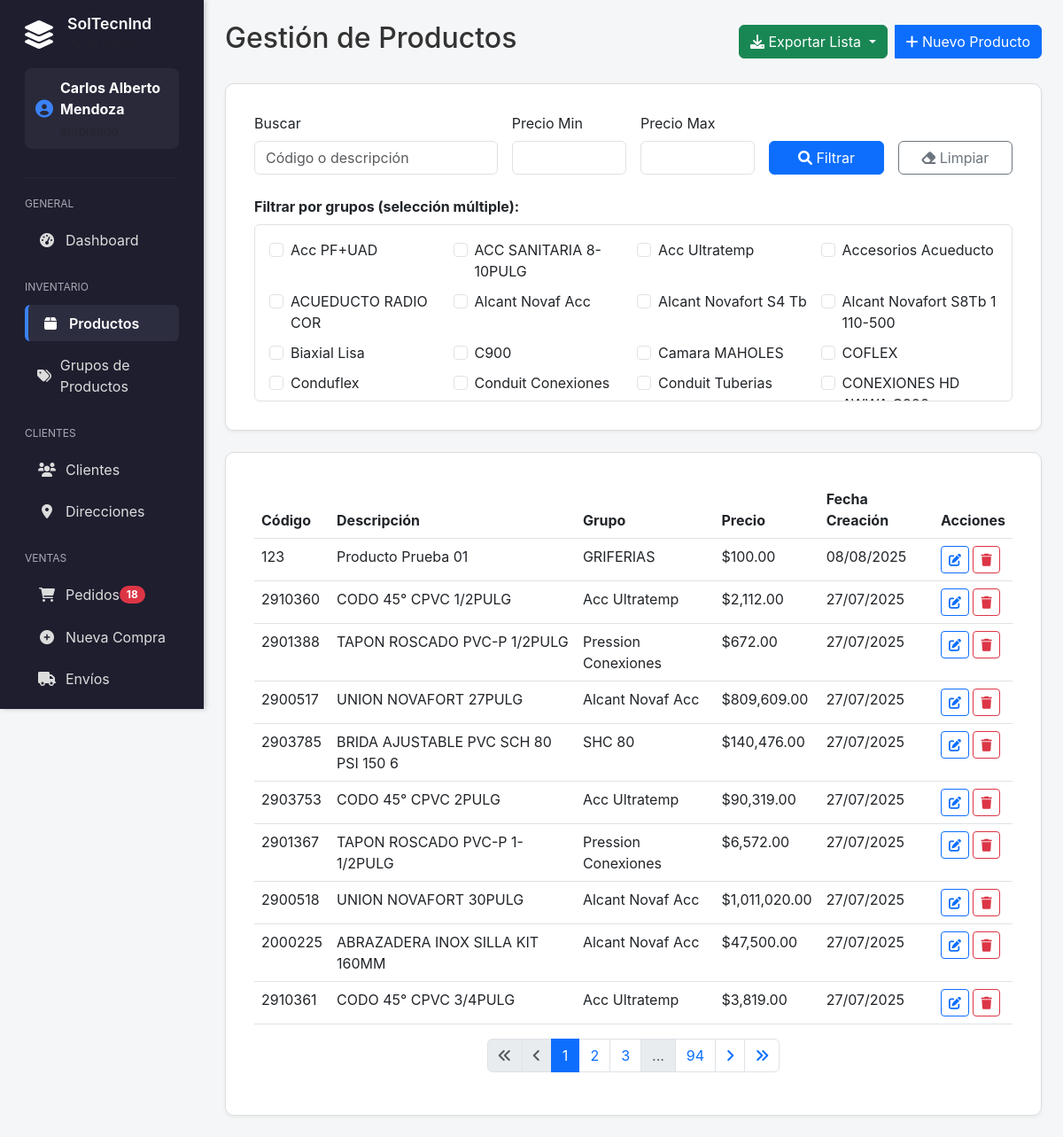
Screenshot of /admin/productos.php (signed in) with the database file from the repository.
### tables this page shows
CREATE TABLE `grupos_productos` (
  `id` int(11) NOT NULL,
  `nombre` varchar(255) NOT NULL,
  `descripcion` text DEFAULT NULL,
  `activo` tinyint(1) DEFAULT 1,
  `created_at` timestamp NOT NULL DEFAULT current_timestamp(),
  `updated_at` timestamp NOT NULL DEFAULT current_timestamp() ON UPDATE current_timestamp()
);

CREATE TABLE `productos` (
  `id` int(11) NOT NULL,
  `codigo` varchar(50) NOT NULL,
  `descripcion` text NOT NULL,
  `precio` decimal(12,2) NOT NULL,
  `grupo_id` int(11) NOT NULL,
  `created_at` timestamp NOT NULL DEFAULT current_timestamp(),
  `updated_at` timestamp NOT NULL DEFAULT current_timestamp() ON UPDATE current_timestamp(),
  `unidad_medida` varchar(20) NOT NULL DEFAULT 'und' COMMENT 'Unidad de medida del producto (und, mt, kg, etc.)',
  `unidad_empaque` int(11) NOT NULL DEFAULT 1 COMMENT 'Cantidad de unidades por empaque'
);

### admin/productos.php (the view, shortened to what this page needs)
<?php
require_once '../includes/LayoutManager.php';
$pdo = getConnection();
$search = $_GET['search'] ?? '';
$grupos_filter = $_GET['grupos'] ?? [];
$precio_min = $_GET['precio_min'] ?? '';
$precio_max = $_GET['precio_max'] ?? '';
$page = $_GET['page'] ?? 1;
$limit = 10;
$offset = ($page - 1) * $limit;
$where_conditions = [];
$params = [];
$where_clause = !empty($where_conditions) ? "WHERE " . implode(" AND ", $where_conditions) : "";
$count_sql = "SELECT COUNT(*) as total FROM productos p $where_clause";
$count_stmt = $pdo->prepare($count_sql);
$count_stmt->execute($params);
$total_productos = $count_stmt->fetch()['total'];
$total_pages = ceil($total_productos / $limit);
$sql = "SELECT p.*, g.nombre as grupo_nombre
        FROM productos p
        LEFT JOIN grupos_productos g ON p.grupo_id = g.id
        $where_clause
        ORDER BY p.created_at DESC
        LIMIT $limit OFFSET $offset";
$stmt = $pdo->prepare($sql);
$stmt->execute($params);
$productos = $stmt->fetchAll();
$grupos_stmt = $pdo->query("SELECT id, nombre FROM grupos_productos WHERE activo = 1 ORDER BY nombre");
$grupos = $grupos_stmt->fetchAll();
?>
<div class="d-flex justify-content-between align-items-center mb-4">
    <h2>Gestión de Productos</h2>
    <div class="btn-group">
        <button type="button" class="btn btn-success dropdown-toggle" data-bs-toggle="dropdown" aria-expanded="false">
            <i class="fas fa-download"></i> Exportar Lista
        </button>
        <button type="button" class="btn btn-primary ms-2" data-bs-toggle="modal" data-bs-target="#productModal">
            <i class="fas fa-plus"></i> Nuevo Producto
        </button>
    </div>
</div>
<div class="card mb-4">
    <div class="card-body">
        <form method="GET" class="row g-3">
            <div class="col-md-4">
                <label for="search" class="form-label">Buscar</label>
                <input type="text" class="form-control" id="search" name="search"
                       value="<?php echo htmlspecialchars($search); ?>"
                       placeholder="Código o descripción">
            </div>
            <div class="col-md-2">
                <label for="precio_min" class="form-label">Precio Min</label>
                <input type="number" class="form-control" id="precio_min" name="precio_min"
                       value="<?php echo htmlspecialchars($precio_min); ?>" step="0.01">
            </div>
            <div class="col-md-2">
                <label for="precio_max" class="form-label">Precio Max</label>
                <input type="number" class="form-control" id="precio_max" name="precio_max"
                       value="<?php echo htmlspecialchars($precio_max); ?>" step="0.01">
            </div>
            <div class="col-md-2 d-flex align-items-end">
                <button type="submit" class="btn btn-primary w-100">
                    <i class="fas fa-search"></i> Filtrar
                </button>
            </div>
            <div class="col-md-2 d-flex align-items-end">
                <a href="?" class="btn btn-outline-secondary w-100">
                    <i class="fas fa-eraser"></i> Limpiar
                </a>
            </div>
            <div class="col-12 mt-4">
                <label class="form-label fw-bold">Filtrar por grupos (selección múltiple):</label>
                <div class="border rounded p-3" style="max-height: 200px; overflow-y: auto;">
                    <div class="row g-2">
                        <?php foreach ($grupos as $grupo): ?>
                            <div class="col-md-4 col-lg-3">
                                <div class="form-check">
                                    <input class="form-check-input grupo-checkbox" type="checkbox"
                                           name="grupos[]" value="<?php echo $grupo['id']; ?>"
                                           id="grupo_<?php echo $grupo['id']; ?>"
                                           <?php echo in_array($grupo['id'], $grupos_filter) ? 'checked' : ''; ?>>
                                    <label class="form-check-label" for="grupo_<?php echo $grupo['id']; ?>">
                                        <?php echo htmlspecialchars($grupo['nombre']); ?>
                                    </label>
                                </div>
                            </div>
                        <?php endforeach; ?>
                    </div>
                </div>
            </div>
        </form>
    </div>
</div>
<div class="card">
    <div class="card-body">
        <div class="table-responsive">
            <table class="table table-hover">
                <thead>
                    <tr>
                        <th>Código</th>
                        <th>Descripción</th>
                        <th>Grupo</th>
                        <th>Precio</th>
                        <th>Fecha Creación</th>
                        <th>Acciones</th>
                    </tr>
                </thead>
                <tbody>
                    <?php if (empty($productos)): ?>
                        <tr>
                            <td colspan="6" class="text-center py-4">
                                <p class="text-muted">No hay productos disponibles</p>
                            </td>
                        </tr>
                    <?php else: ?>
                        <?php foreach ($productos as $producto): ?>
                        <tr>
                            <td><?php echo htmlspecialchars($producto['codigo']); ?></td>
                            <td><?php echo htmlspecialchars($producto['descripcion']); ?></td>
                            <td><?php echo htmlspecialchars($producto['grupo_nombre'] ?? 'Sin grupo'); ?></td>
                            <td>$<?php echo number_format($producto['precio'], 2); ?></td>
                            <td><?php echo date('d/m/Y', strtotime($producto['created_at'])); ?></td>
                            <td>
                                <button type="button" class="btn btn-sm btn-outline-primary"
                                        onclick="editProduct(<?php echo $producto['id']; ?>, '<?php echo addslashes($producto['codigo']); ?>', '<?php echo addslashes($producto['descripcion']); ?>', <?php echo $producto['precio']; ?>, <?php echo $producto['grupo_id'] ?? 'null'; ?>)">
                                    <i class="fas fa-edit"></i>
                                </button>
                                <button type="button" class="btn btn-sm btn-outline-danger"
                                        onclick="deleteProduct(<?php echo $producto['id']; ?>)">
                                    <i class="fas fa-trash"></i>
                                </button>
                            </td>
                        </tr>
                        <?php endforeach; ?>
                    <?php endif; ?>
                </tbody>
            </table>
        </div>
        <?php if ($total_pages > 1): ?>
        <nav aria-label="Paginación">
            <ul class="pagination justify-content-center">
                <?php
                    $params = array(
                        'search' => $search,
                        'precio_min' => $precio_min,
                        'precio_max' => $precio_max
                    );
                    function generatePageUrl($page, $params) {
                        $params['page'] = $page;
                        $url_params = array();
                        foreach ($params as $key => $value) {
                            if (is_array($value)) {
                                foreach ($value as $val) {
                                    $url_params[] = urlencode($key) . '[]=' . urlencode($val);
                                }
                            } else if ($value !== '') {
                                $url_params[] = urlencode($key) . '=' . urlencode($value);
                            }
                        }
                        return '?' . implode('&', $url_params);
                    }
                    $firstDisabled = $page <= 1;
                    echo '<li class="page-item ' . ($firstDisabled ? 'disabled' : '') . '">
                            <a class="page-link" href="' . ($firstDisabled ? '#' : generatePageUrl(1, $params)) . '">
                                <i class="fas fa-angle-double-left"></i>
                            </a>
                          </li>';
                    echo '<li class="page-item ' . ($firstDisabled ? 'disabled' : '') . '">
                            <a class="page-link" href="' . ($firstDisabled ? '#' : generatePageUrl($page - 1, $params)) . '">
                                <i class="fas fa-angle-left"></i>
                            </a>
                          </li>';
                    $range = 2;
                    $initial = max(1, $page - $range);
                    $limit = min($total_pages, $page + $range);
                    for ($i = $initial; $i <= $limit; $i++) {
                        echo '<li class="page-item ' . ($i == $page ? 'active' : '') . '">
                                <a class="page-link" href="' . generatePageUrl($i, $params) . '">' . $i . '</a>
                              </li>';
                    }
                    if ($limit < $total_pages) {
                        if ($limit < $total_pages - 1) {
                            echo '<li class="page-item disabled"><span class="page-link">...</span></li>';
                        }
                        echo '<li class="page-item">
                                <a class="page-link" href="' . generatePageUrl($total_pages, $params) . '">' . $total_pages . '</a>
                              </li>';
                    }
                    $lastDisabled = $page >= $total_pages;
                    echo '<li class="page-item ' . ($lastDisabled ? 'disabled' : '') . '">
                            <a class="page-link" href="' . ($lastDisabled ? '#' : generatePageUrl($page + 1, $params)) . '">
                                <i class="fas fa-angle-right"></i>
                            </a>
                          </li>';
                    echo '<li class="page-item ' . ($lastDisabled ? 'disabled' : '') . '">
                            <a class="page-link" href="' . ($lastDisabled ? '#' : generatePageUrl($total_pages, $params)) . '">
                                <i class="fas fa-angle-double-right"></i>
                            </a>
                          </li>';
                ?>
            </ul>
        </nav>
        <?php endif; ?>
    </div>
</div>

### rows the page displays
grupos_productos: nombre "Acc PF+UAD"
grupos_productos: nombre "ACC SANITARIA 8-10PULG"
grupos_productos: nombre "Acc Ultratemp"
grupos_productos: nombre "Accesorios Acueducto"
grupos_productos: nombre "ACUEDUCTO RADIO COR"
grupos_productos: nombre "Alcant Novaf Acc"
grupos_productos: nombre "Alcant Novafort S4 Tb"
grupos_productos: nombre "Alcant Novafort S8Tb 1 110-500"
grupos_productos: nombre "Biaxial Lisa"
grupos_productos: nombre "C900"
grupos_productos: nombre "Camara MAHOLES"
grupos_productos: nombre "COFLEX"
grupos_productos: nombre "Conduflex"
grupos_productos: nombre "Conduit Conexiones"
grupos_productos: nombre "Conduit Tuberias"
grupos_productos: nombre "CONEXIONES HD…"
productos: codigo "123", descripcion "Producto Prueba 01", grupos_productos.nombre "GRIFERIAS", precio "100.00", created_at "08/08/2025"
productos: codigo "2910360", descripcion "CODO 45° CPVC 1/2PULG", grupos_productos.nombre "Acc Ultratemp", precio "2,112.00", created_at "27/07/2025"
productos: codigo "2901388", descripcion "TAPON ROSCADO PVC-P 1/2PULG", grupos_productos.nombre "Pression Conexiones", precio "672.00", created_at "27/07/2025"
productos: codigo "2900517", descripcion "UNION NOVAFORT 27PULG", grupos_productos.nombre "Alcant Novaf Acc", precio "809,609.00", created_at "27/07/2025"
productos: codigo "2903785", descripcion "BRIDA AJUSTABLE PVC SCH 80 PSI 150 6", grupos_productos.nombre "SHC 80", precio "140,476.00", created_at "27/07/2025"
productos: codigo "2903753", descripcion "CODO 45° CPVC 2PULG", grupos_productos.nombre "Acc Ultratemp", precio "90,319.00", created_at "27/07/2025"
productos: codigo "2901367", descripcion "TAPON ROSCADO PVC-P 1-1/2PULG", grupos_productos.nombre "Pression Conexiones", precio "6,572.00", created_at "27/07/2025"
productos: codigo "2900518", descripcion "UNION NOVAFORT 30PULG", grupos_productos.nombre "Alcant Novaf Acc", precio "1,011,020.00", created_at "27/07/2025"
productos: codigo "2000225", descripcion "ABRAZADERA INOX SILLA KIT 160MM", grupos_productos.nombre "Alcant Novaf Acc", precio "47,500.00", created_at "27/07/2025"
productos: codigo "2910361", descripcion "CODO 45° CPVC 3/4PULG", grupos_productos.nombre "Acc Ultratemp", precio "3,819.00", created_at "27/07/2025"

### other values shown
$config['title'] "SolTecnInd"
$_SESSION['nombre'] "Carlos Alberto Mendoza"
$cat "GENERAL"
$item['text'] "Dashboard"
$cat "INVENTARIO"
$item['text'] "Productos"
$item['text'] "Grupos de Productos"
$cat "CLIENTES"
$item['text'] "Clientes"
$item['text'] "Direcciones"
$cat "VENTAS"
$item['text'] "Pedidos"
$count "18"
$item['text'] "Nueva Compra"
$item['text'] "Envíos"
